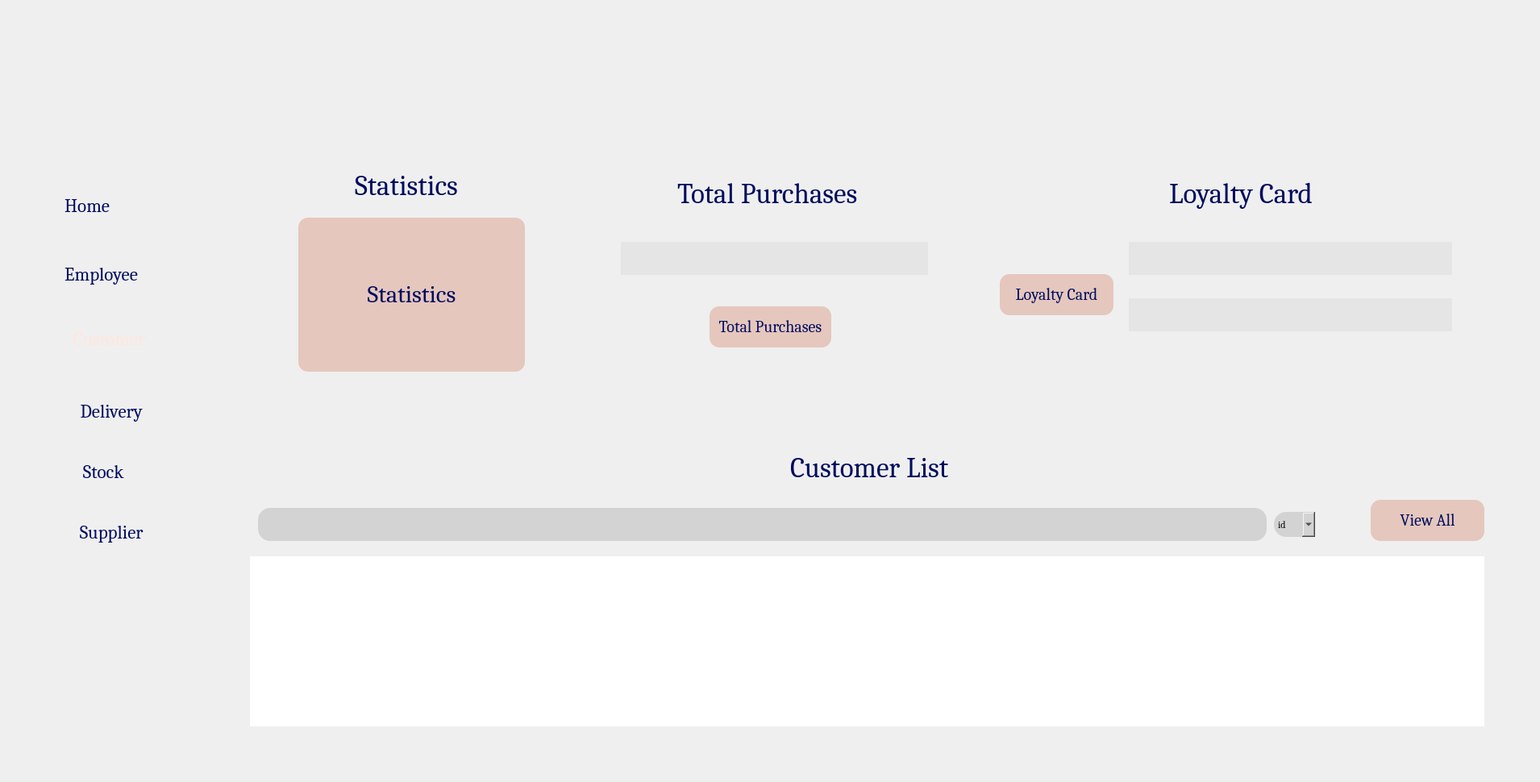
     <widget class="QWidget" name="Client_plus">
      <attribute name="title">
       <string>Client_plus</string>
      </attribute>
      <widget class="QPushButton" name="pushButton_17">
       <property name="geometry">
        <rect>
         <x>300</x>
         <y>50</y>
         <width>71</width>
         <height>51</height>
        </rect>
       </property>
       <property name="text">
        <string/>
       </property>
       <property name="icon">
        <iconset>
         <normaloff>:/img/undo.png</normaloff>:/img/undo.png</iconset>
       </property>
       <property name="iconSize">
        <size>
         <width>35</width>
         <height>35</height>
        </size>
       </property>
       <property name="flat">
        <bool>true</bool>
       </property>
      </widget>
      <widget class="QPushButton" name="log_pushButton_15">
       <property name="geometry">
        <rect>
         <x>30</x>
         <y>870</y>
         <width>91</width>
         <height>61</height>
        </rect>
       </property>
       <property name="font">
        <font>
         <family>Cambria</family>
         <pointsize>-1</pointsize>
        </font>
       </property>
       <property name="mouseTracking">
        <bool>false</bool>
       </property>
       <property name="contextMenuPolicy">
        <enum>Qt::NoContextMenu</enum>
       </property>
       <property name="acceptDrops">
        <bool>false</bool>
       </property>
       <property name="toolTipDuration">
        <number>-1</number>
       </property>
       <property name="layoutDirection">
        <enum>Qt::LeftToRight</enum>
       </property>
       <property name="autoFillBackground">
        <bool>false</bool>
       </property>
       <property name="styleSheet">
        <string notr="true">color:#000c5e;
font-size: 17px;</string>
       </property>
       <property name="text">
        <string/>
       </property>
       <property name="icon">
        <iconset>
         <normaloff>:/img/deconnexion.png</normaloff>:/img/deconnexion.png</iconset>
       </property>
       <property name="iconSize">
        <size>
         <width>55</width>
         <height>100</height>
        </size>
       </property>
       <property name="checkable">
        <bool>false</bool>
       </property>
       <property name="autoRepeat">
        <bool>false</bool>
       </property>
       <property name="autoDefault">
        <bool>false</bool>
       </property>
       <property name="default">
        <bool>false</bool>
       </property>
       <property name="flat">
        <bool>true</bool>
       </property>
      </widget>
      <widget class="QLabel" name="label_47">
       <property name="geometry">
        <rect>
         <x>1620</x>
         <y>40</y>
         <width>61</width>
         <height>61</height>
        </rect>
       </property>
       <property name="text">
        <string/>
       </property>
       <property name="pixmap">
        <pixmap>:/img/picP.png</pixmap>
       </property>
       <property name="scaledContents">
        <bool>true</bool>
       </property>
      </widget>
      <widget class="QPushButton" name="employee_pushButton_8">
       <property name="geometry">
        <rect>
         <x>10</x>
         <y>310</y>
         <width>211</width>
         <height>61</height>
        </rect>
       </property>
       <property name="font">
        <font>
         <family>Cambria</family>
         <pointsize>-1</pointsize>
        </font>
       </property>
       <property name="mouseTracking">
        <bool>false</bool>
       </property>
       <property name="contextMenuPolicy">
        <enum>Qt::NoContextMenu</enum>
       </property>
       <property name="acceptDrops">
        <bool>false</bool>
       </property>
       <property name="toolTipDuration">
        <number>-1</number>
       </property>
       <property name="autoFillBackground">
        <bool>false</bool>
       </property>
       <property name="styleSheet">
        <string notr="true">color:#000c5e;
font-size: 23px;</string>
       </property>
       <property name="text">
        <string>    Employee</string>
       </property>
       <property name="icon">
        <iconset>
         <normaloff>:/img/employes.png</normaloff>:/img/employes.png</iconset>
       </property>
       <property name="iconSize">
        <size>
         <width>65</width>
         <height>100</height>
        </size>
       </property>
       <property name="autoDefault">
        <bool>false</bool>
       </property>
       <property name="default">
        <bool>false</bool>
       </property>
       <property name="flat">
        <bool>true</bool>
       </property>
      </widget>
      <widget class="QLabel" name="welcomeLabel_8">
       <property name="geometry">
        <rect>
         <x>1700</x>
         <y>40</y>
         <width>171</width>
         <height>51</height>
        </rect>
       </property>
       <property name="font">
        <font>
         <family>Cambria</family>
         <pointsize>-1</pointsize>
        </font>
       </property>
       <property name="styleSheet">
        <string notr="true">color:#000c5e;
font-size: 15px;</string>
       </property>
       <property name="text">
        <string/>
       </property>
      </widget>
      <widget class="QPushButton" name="home_pushButton_8">
       <property name="geometry">
        <rect>
         <x>-40</x>
         <y>230</y>
         <width>261</width>
         <height>51</height>
        </rect>
       </property>
       <property name="font">
        <font>
         <family>Cambria</family>
         <pointsize>-1</pointsize>
        </font>
       </property>
       <property name="mouseTracking">
        <bool>false</bool>
       </property>
       <property name="contextMenuPolicy">
        <enum>Qt::NoContextMenu</enum>
       </property>
       <property name="acceptDrops">
        <bool>false</bool>
       </property>
       <property name="toolTipDuration">
        <number>-1</number>
       </property>
       <property name="layoutDirection">
        <enum>Qt::LeftToRight</enum>
       </property>
       <property name="autoFillBackground">
        <bool>false</bool>
       </property>
       <property name="styleSheet">
        <string notr="true">color:#000c5e;
font-size: 23px;</string>
       </property>
       <property name="text">
        <string>       Home</string>
       </property>
       <property name="icon">
        <iconset>
         <normaloff>:/img/abri (1).png</normaloff>:/img/abri (1).png</iconset>
       </property>
       <property name="iconSize">
        <size>
         <width>55</width>
         <height>100</height>
        </size>
       </property>
       <property name="checkable">
        <bool>false</bool>
       </property>
       <property name="autoRepeat">
        <bool>false</bool>
       </property>
       <property name="autoDefault">
        <bool>false</bool>
       </property>
       <property name="default">
        <bool>false</bool>
       </property>
       <property name="flat">
        <bool>true</bool>
       </property>
      </widget>
      <widget class="QPushButton" name="delivery_pushButton_15">
       <property name="geometry">
        <rect>
         <x>-10</x>
         <y>480</y>
         <width>261</width>
         <height>61</height>
        </rect>
       </property>
       <property name="font">
        <font>
         <family>Cambria</family>
         <pointsize>-1</pointsize>
        </font>
       </property>
       <property name="mouseTracking">
        <bool>false</bool>
       </property>
       <property name="contextMenuPolicy">
        <enum>Qt::NoContextMenu</enum>
       </property>
       <property name="acceptDrops">
        <bool>false</bool>
       </property>
       <property name="toolTipDuration">
        <number>-1</number>
       </property>
       <property name="layoutDirection">
        <enum>Qt::LeftToRight</enum>
       </property>
       <property name="autoFillBackground">
        <bool>false</bool>
       </property>
       <property name="styleSheet">
        <string notr="true">color:#000c5e;
font-size: 23px;</string>
       </property>
       <property name="text">
        <string>        Delivery </string>
       </property>
       <property name="icon">
        <iconset>
         <normaloff>:/img/livraison-rapide (1).png</normaloff>:/img/livraison-rapide (1).png</iconset>
       </property>
       <property name="iconSize">
        <size>
         <width>65</width>
         <height>100</height>
        </size>
       </property>
       <property name="checkable">
        <bool>false</bool>
       </property>
       <property name="autoRepeat">
        <bool>false</bool>
       </property>
       <property name="autoDefault">
        <bool>false</bool>
       </property>
       <property name="default">
        <bool>false</bool>
       </property>
       <property name="flat">
        <bool>true</bool>
       </property>
      </widget>
      <widget class="QLabel" name="label_58">
       <property name="geometry">
        <rect>
         <x>280</x>
         <y>10</y>
         <width>1611</width>
         <height>941</height>
        </rect>
       </property>
       <property name="font">
        <font>
         <family>Cambria</family>
        </font>
       </property>
       <property name="text">
        <string/>
       </property>
       <property name="pixmap">
        <pixmap>:/img/bgW.png</pixmap>
       </property>
       <property name="scaledContents">
        <bool>true</bool>
       </property>
      </widget>
      <widget class="QPushButton" name="customer_pushButton_15">
       <property name="geometry">
        <rect>
         <x>-10</x>
         <y>390</y>
         <width>261</width>
         <height>61</height>
        </rect>
       </property>
       <property name="font">
        <font>
         <family>Cambria</family>
         <pointsize>-1</pointsize>
        </font>
       </property>
       <property name="mouseTracking">
        <bool>false</bool>
       </property>
       <property name="contextMenuPolicy">
        <enum>Qt::NoContextMenu</enum>
       </property>
       <property name="acceptDrops">
        <bool>false</bool>
       </property>
       <property name="toolTipDuration">
        <number>-1</number>
       </property>
       <property name="layoutDirection">
        <enum>Qt::LeftToRight</enum>
       </property>
       <property name="autoFillBackground">
        <bool>false</bool>
       </property>
       <property name="styleSheet">
        <string notr="true">color:#ffe6dc;
font-size: 23px;</string>
       </property>
       <property name="text">
        <string>       Customer </string>
       </property>
       <property name="icon">
        <iconset>
         <normaloff>img/contact (1).png</normaloff>img/contact (1).png</iconset>
       </property>
       <property name="iconSize">
        <size>
         <width>60</width>
         <height>100</height>
        </size>
       </property>
       <property name="checkable">
        <bool>false</bool>
       </property>
       <property name="autoRepeat">
        <bool>false</bool>
       </property>
       <property name="autoDefault">
        <bool>false</bool>
       </property>
       <property name="default">
        <bool>false</bool>
       </property>
       <property name="flat">
        <bool>true</bool>
       </property>
      </widget>
      <widget class="QLabel" name="label_59">
       <property name="geometry">
        <rect>
         <x>0</x>
         <y>0</y>
         <width>1901</width>
         <height>961</height>
        </rect>
       </property>
       <property name="mouseTracking">
        <bool>false</bool>
       </property>
       <property name="acceptDrops">
        <bool>true</bool>
       </property>
       <property name="text">
        <string/>
       </property>
       <property name="pixmap">
        <pixmap>:/img/bg.png</pixmap>
       </property>
       <property name="scaledContents">
        <bool>true</bool>
       </property>
      </widget>
      <widget class="QPushButton" name="supplier_pushButton_15">
       <property name="geometry">
        <rect>
         <x>-10</x>
         <y>630</y>
         <width>261</width>
         <height>61</height>
        </rect>
       </property>
       <property name="font">
        <font>
         <family>Cambria</family>
         <pointsize>-1</pointsize>
        </font>
       </property>
       <property name="mouseTracking">
        <bool>false</bool>
       </property>
       <property name="contextMenuPolicy">
        <enum>Qt::NoContextMenu</enum>
       </property>
       <property name="acceptDrops">
        <bool>false</bool>
       </property>
       <property name="toolTipDuration">
        <number>-1</number>
       </property>
       <property name="layoutDirection">
        <enum>Qt::LeftToRight</enum>
       </property>
       <property name="autoFillBackground">
        <bool>false</bool>
       </property>
       <property name="styleSheet">
        <string notr="true">color:#000c5e;
font-size: 23px;</string>
       </property>
       <property name="text">
        <string>       Supplier</string>
       </property>
       <property name="icon">
        <iconset>
         <normaloff>:/img/courrier.png</normaloff>:/img/courrier.png</iconset>
       </property>
       <property name="iconSize">
        <size>
         <width>65</width>
         <height>100</height>
        </size>
       </property>
       <property name="checkable">
        <bool>false</bool>
       </property>
       <property name="autoRepeat">
        <bool>false</bool>
       </property>
       <property name="autoDefault">
        <bool>false</bool>
       </property>
       <property name="default">
        <bool>false</bool>
       </property>
       <property name="flat">
        <bool>true</bool>
       </property>
      </widget>
      <widget class="QLabel" name="label_60">
       <property name="geometry">
        <rect>
         <x>290</x>
         <y>170</y>
         <width>461</width>
         <height>381</height>
        </rect>
       </property>
       <property name="text">
        <string/>
       </property>
       <property name="pixmap">
        <pixmap>:/img/stat.png</pixmap>
       </property>
       <property name="scaledContents">
        <bool>true</bool>
       </property>
      </widget>
      <widget class="QLabel" name="label_61">
       <property name="geometry">
        <rect>
         <x>40</x>
         <y>10</y>
         <width>161</width>
         <height>151</height>
        </rect>
       </property>
       <property name="text">
        <string/>
       </property>
       <property name="pixmap">
        <pixmap>:/img/logoG.png</pixmap>
       </property>
       <property name="scaledContents">
        <bool>true</bool>
       </property>
      </widget>
      <widget class="QPushButton" name="statistique_2">
       <property name="geometry">
        <rect>
         <x>370</x>
         <y>270</y>
         <width>281</width>
         <height>191</height>
        </rect>
       </property>
       <property name="font">
        <font>
         <family>Cambria</family>
         <pointsize>-1</pointsize>
        </font>
       </property>
       <property name="styleSheet">
        <string notr="true">#statistique_2 {
    color: #000c5e; /* Default text color */
    font-size: 30px;
    background-color: #e5c7bd; /* Default background color */
    border: 0px solid;
    border-radius: 12px;
    box-sizing: border-box;
    transition: background-color 0.3s, transform 0.1s ease; /* Smooth animation for hover and press effects */
}

#statistique_2:hover {
    background-color: #d4b3a7; /* Slightly darker shade for hover effect */
    color: #000944; /* Slightly darker text color for hover */
    cursor: pointer; /* Changes cursor to pointer */
}

#statistique_2:pressed {
    background-color: #c49f94; /* Even darker shade for pressed effect */
    color: #000722; /* Darker text color for pressed */
    transform: scale(0.95); /* Makes the button slightly smaller on press */
}
</string>
       </property>
       <property name="text">
        <string>Statistics</string>
       </property>
       <property name="icon">
        <iconset>
         <normaloff>:/img/diagramme-circulaire.png</normaloff>:/img/diagramme-circulaire.png</iconset>
       </property>
       <property name="iconSize">
        <size>
         <width>85</width>
         <height>85</height>
        </size>
       </property>
       <property name="autoRepeat">
        <bool>false</bool>
       </property>
       <property name="flat">
        <bool>true</bool>
       </property>
      </widget>
      <widget class="QLabel" name="create_employee_9">
       <property name="geometry">
        <rect>
         <x>440</x>
         <y>210</y>
         <width>141</width>
         <height>41</height>
        </rect>
       </property>
       <property name="font">
        <font>
         <family>Cambria</family>
         <pointsize>-1</pointsize>
        </font>
       </property>
       <property name="styleSheet">
        <string notr="true">color:#000c5e;
font-size: 35px;</string>
       </property>
       <property name="text">
        <string>Statistics</string>
       </property>
      </widget>
      <widget class="QLabel" name="label_62">
       <property name="geometry">
        <rect>
         <x>0</x>
         <y>390</y>
         <width>281</width>
         <height>71</height>
        </rect>
       </property>
       <property name="text">
        <string/>
       </property>
       <property name="pixmap">
        <pixmap>:/img/blue.png</pixmap>
       </property>
       <property name="scaledContents">
        <bool>true</bool>
       </property>
      </widget>
      <widget class="QPushButton" name="stock_pushButton_15">
       <property name="geometry">
        <rect>
         <x>-20</x>
         <y>560</y>
         <width>261</width>
         <height>51</height>
        </rect>
       </property>
       <property name="font">
        <font>
         <family>Cambria</family>
         <pointsize>-1</pointsize>
        </font>
       </property>
       <property name="mouseTracking">
        <bool>false</bool>
       </property>
       <property name="contextMenuPolicy">
        <enum>Qt::NoContextMenu</enum>
       </property>
       <property name="acceptDrops">
        <bool>false</bool>
       </property>
       <property name="toolTipDuration">
        <number>-1</number>
       </property>
       <property name="layoutDirection">
        <enum>Qt::LeftToRight</enum>
       </property>
       <property name="autoFillBackground">
        <bool>false</bool>
       </property>
       <property name="styleSheet">
        <string notr="true">color:#000c5e;
font-size: 23px;</string>
       </property>
       <property name="text">
        <string>       Stock</string>
       </property>
       <property name="icon">
        <iconset>
         <normaloff>:/img/logistics-delivery.png</normaloff>:/img/logistics-delivery.png</iconset>
       </property>
       <property name="iconSize">
        <size>
         <width>70</width>
         <height>100</height>
        </size>
       </property>
       <property name="checkable">
        <bool>false</bool>
       </property>
       <property name="autoRepeat">
        <bool>false</bool>
       </property>
       <property name="autoDefault">
        <bool>false</bool>
       </property>
       <property name="default">
        <bool>false</bool>
       </property>
       <property name="flat">
        <bool>true</bool>
       </property>
      </widget>
      <widget class="QLabel" name="label_10">
       <property name="geometry">
        <rect>
         <x>290</x>
         <y>530</y>
         <width>1611</width>
         <height>411</height>
        </rect>
       </property>
       <property name="text">
        <string/>
       </property>
       <property name="pixmap">
        <pixmap>:/img/crudbg.png</pixmap>
       </property>
       <property name="scaledContents">
        <bool>true</bool>
       </property>
      </widget>
      <widget class="QTableView" name="affichage_3">
       <property name="geometry">
        <rect>
         <x>310</x>
         <y>690</y>
         <width>1531</width>
         <height>211</height>
        </rect>
       </property>
       <property name="font">
        <font>
         <family>Cambria</family>
        </font>
       </property>
       <property name="styleSheet">
        <string notr="true">QTableView {
    background-color: white;
    color: #333333;
    border: none;
    selection-background-color: #c0e4f7;
}

QTableView::item {
    padding: 8px;
}

QTableView::item:selected {
    background-color: #eeeeee;
    color: black;
    font-family: Arial;
}

QHeaderView::section {
    background-color: #000c5e  ; /* Changed to the new color */
    color: #e5c7bd; /* Changed font color */
    font-family: Arial;
    font-weight: bold;
    font-size: 13px;
    padding: 8px;
    border: none;
}

QTableView::horizontalHeader {
    background-color: #000c5e  ; /* Changed to the new color */
    color: #e5c7bd; /* Changed font color */
    padding: 8px; /* Ensures padding is consistent */
}

QTableView::verticalHeader {
    background-color: #000c5e  ; /* Changed to the new color */
    color: #e5c7bd; /* Changed font color */
    border: none;
    padding: 8px; /* Ensures padding is consistent */
}

QTableView QScrollBar:vertical {
    background-color: #ffffff;
    width: 10px;
}

QTableView QScrollBar::handle:vertical {
    background-color: #eeeeee;
    border-radius: 5px;
}

QTableView QScrollBar::add-line:vertical, QTableView QScrollBar::sub-line:vertical {
    background-color: #ffffff;
    height: 10px;
}

QTableView QScrollBar::add-page:vertical, QTableView QScrollBar::sub-page:vertical {
    background-color: #ffffff;
}

QTableView::verticalHeader::section {
    border-right: none;
}

/* Adjust the row height and column width for wider lines */
QTableView::item {
    min-height: 40px; /* Adjust this value as needed */
}

QTableView::column {
    width: 100%; /* Make columns take full width */
}</string>
       </property>
      </widget>
      <widget class="QLineEdit" name="seach_cong2_3">
       <property name="geometry">
        <rect>
         <x>320</x>
         <y>630</y>
         <width>1251</width>
         <height>41</height>
        </rect>
       </property>
       <property name="styleSheet">
        <string notr="true">
border: 0px solid ; /* Light gray border */
 border-radius: 15px;
  box-sizing: border-box;
  background-color:#D3D3D3; /* Light gray background */

</string>
       </property>
      </widget>
      <widget class="QPushButton" name="view_2">
       <property name="geometry">
        <rect>
         <x>1700</x>
         <y>620</y>
         <width>141</width>
         <height>51</height>
        </rect>
       </property>
       <property name="font">
        <font>
         <family>Cambria</family>
         <pointsize>-1</pointsize>
        </font>
       </property>
       <property name="styleSheet">
        <string notr="true">#view_2{
    color: #000c5e; /* Default text color */
    font-size: 20px;
    background-color: #e5c7bd; /* Default background color */
    border: 0px solid;
    border-radius: 12px;
    box-sizing: border-box;
    transition: background-color 0.3s, transform 0.1s ease; /* Smooth animation for hover and press effects */
}

#view_2:hover {
    background-color: #d4b3a7; /* Slightly darker shade for hover effect */
    color: #000944; /* Slightly darker text color for hover */
    cursor: pointer; /* Changes cursor to pointer */
}

#view_2:pressed {
    background-color: #c49f94; /* Even darker shade for pressed effect */
    color: #000722; /* Darker text color for pressed */
    transform: scale(0.95); /* Makes the button slightly smaller on press */
}
</string>
       </property>
       <property name="text">
        <string>View All</string>
       </property>
       <property name="autoRepeat">
        <bool>false</bool>
       </property>
       <property name="flat">
        <bool>true</bool>
       </property>
      </widget>
      <widget class="QPushButton" name="refrech_conggg_3">
       <property name="geometry">
        <rect>
         <x>1640</x>
         <y>620</y>
         <width>51</width>
         <height>51</height>
        </rect>
       </property>
       <property name="styleSheet">
        <string notr="true"/>
       </property>
       <property name="text">
        <string/>
       </property>
       <property name="icon">
        <iconset>
         <normaloff>:/img/mettre-a-jour-les-fleches.png</normaloff>:/img/mettre-a-jour-les-fleches.png</iconset>
       </property>
       <property name="iconSize">
        <size>
         <width>36</width>
         <height>36</height>
        </size>
       </property>
       <property name="flat">
        <bool>true</bool>
       </property>
      </widget>
      <widget class="QPushButton" name="rechercher_2">
       <property name="geometry">
        <rect>
         <x>1520</x>
         <y>630</y>
         <width>41</width>
         <height>41</height>
        </rect>
       </property>
       <property name="text">
        <string/>
       </property>
       <property name="icon">
        <iconset>
         <normaloff>:/img/chercher.png</normaloff>:/img/chercher.png</iconset>
       </property>
       <property name="iconSize">
        <size>
         <width>40</width>
         <height>40</height>
        </size>
       </property>
       <property name="flat">
        <bool>true</bool>
       </property>
      </widget>
      <widget class="QComboBox" name="comboBox_rech_3">
       <property name="geometry">
        <rect>
         <x>1580</x>
         <y>635</y>
         <width>51</width>
         <height>31</height>
        </rect>
       </property>
       <property name="font">
        <font>
         <family>Cambria</family>
        </font>
       </property>
       <property name="styleSheet">
        <string notr="true">
border: 0px solid ; /* Light gray border */
 border-radius: 15px;
  box-sizing: border-box;
  background-color:#D3D3D3; /* Light gray background */

</string>
       </property>
       <item>
        <property name="text">
         <string>id</string>
        </property>
       </item>
       <item>
        <property name="text">
         <string>nom</string>
        </property>
       </item>
       <item>
        <property name="text">
         <string>telephone</string>
        </property>
       </item>
      </widget>
      <widget class="QLabel" name="create_employee_10">
       <property name="geometry">
        <rect>
         <x>980</x>
         <y>560</y>
         <width>221</width>
         <height>41</height>
        </rect>
       </property>
       <property name="font">
        <font>
         <family>Cambria</family>
         <pointsize>-1</pointsize>
        </font>
       </property>
       <property name="styleSheet">
        <string notr="true">color:#000c5e;
font-size: 35px;</string>
       </property>
       <property name="text">
        <string>Customer List</string>
       </property>
      </widget>
      <widget class="QLabel" name="label_63">
       <property name="geometry">
        <rect>
         <x>740</x>
         <y>170</y>
         <width>461</width>
         <height>381</height>
        </rect>
       </property>
       <property name="text">
        <string/>
       </property>
       <property name="pixmap">
        <pixmap>:/img/stat.png</pixmap>
       </property>
       <property name="scaledContents">
        <bool>true</bool>
       </property>
      </widget>
      <widget class="QLineEdit" name="clientNameLineEdit_2">
       <property name="geometry">
        <rect>
         <x>770</x>
         <y>300</y>
         <width>381</width>
         <height>41</height>
        </rect>
       </property>
       <property name="styleSheet">
        <string notr="true">background-color:#e5e5e5;
border: 0px solid ;
  border-radius: 1px;</string>
       </property>
      </widget>
      <widget class="QPushButton" name="total_Achats_2">
       <property name="geometry">
        <rect>
         <x>880</x>
         <y>380</y>
         <width>151</width>
         <height>51</height>
        </rect>
       </property>
       <property name="font">
        <font>
         <family>Cambria</family>
         <pointsize>-1</pointsize>
        </font>
       </property>
       <property name="styleSheet">
        <string notr="true">#total_Achats_2{
    color: #000c5e; /* Default text color */
    font-size: 20px;
    background-color: #e5c7bd; /* Default background color */
    border: 0px solid;
    border-radius: 12px;
    box-sizing: border-box;
    transition: background-color 0.3s, transform 0.1s ease; /* Smooth animation for hover and press effects */
}

#total_Achats_2:hover {
    background-color: #d4b3a7; /* Slightly darker shade for hover effect */
    color: #000944; /* Slightly darker text color for hover */
    cursor: pointer; /* Changes cursor to pointer */
}

#total_Achats_2:pressed {
    background-color: #c49f94; /* Even darker shade for pressed effect */
    color: #000722; /* Darker text color for pressed */
    transform: scale(0.95); /* Makes the button slightly smaller on press */
}
</string>
       </property>
       <property name="text">
        <string>Total Purchases</string>
       </property>
       <property name="autoRepeat">
        <bool>false</bool>
       </property>
       <property name="flat">
        <bool>true</bool>
       </property>
      </widget>
      <widget class="QLabel" name="label_64">
       <property name="geometry">
        <rect>
         <x>1190</x>
         <y>170</y>
         <width>711</width>
         <height>381</height>
        </rect>
       </property>
       <property name="text">
        <string/>
       </property>
       <property name="pixmap">
        <pixmap>:/img/stat.png</pixmap>
       </property>
       <property name="scaledContents">
        <bool>true</bool>
       </property>
      </widget>
      <widget class="QLineEdit" name="nomClient_2">
       <property name="geometry">
        <rect>
         <x>1400</x>
         <y>300</y>
         <width>401</width>
         <height>41</height>
        </rect>
       </property>
       <property name="styleSheet">
        <string notr="true">background-color:#e5e5e5;
border: 0px solid ;
  border-radius: 1px;</string>
       </property>
      </widget>
      <widget class="QLineEdit" name="prix_2">
       <property name="geometry">
        <rect>
         <x>1400</x>
         <y>370</y>
         <width>401</width>
         <height>41</height>
        </rect>
       </property>
       <property name="styleSheet">
        <string notr="true">background-color:#e5e5e5;
border: 0px solid ;
  border-radius: 1px;</string>
       </property>
      </widget>
      <widget class="QPushButton" name="cardfidelite_2">
       <property name="geometry">
        <rect>
         <x>1240</x>
         <y>340</y>
         <width>141</width>
         <height>51</height>
        </rect>
       </property>
       <property name="font">
        <font>
         <family>Cambria</family>
         <pointsize>-1</pointsize>
        </font>
       </property>
       <property name="styleSheet">
        <string notr="true">#cardfidelite_2{
    color: #000c5e; /* Default text color */
    font-size: 20px;
    background-color: #e5c7bd; /* Default background color */
    border: 0px solid;
    border-radius: 12px;
    box-sizing: border-box;
    transition: background-color 0.3s, transform 0.1s ease; /* Smooth animation for hover and press effects */
}

#cardfidelite_2:hover {
    background-color: #d4b3a7; /* Slightly darker shade for hover effect */
    color: #000944; /* Slightly darker text color for hover */
    cursor: pointer; /* Changes cursor to pointer */
}

#cardfidelite_2:pressed {
    background-color: #c49f94; /* Even darker shade for pressed effect */
    color: #000722; /* Darker text color for pressed */
    transform: scale(0.95); /* Makes the button slightly smaller on press */
}
</string>
       </property>
       <property name="text">
        <string>Loyalty Card</string>
       </property>
       <property name="autoRepeat">
        <bool>false</bool>
       </property>
       <property name="flat">
        <bool>true</bool>
       </property>
      </widget>
      <widget class="QLabel" name="create_employee_11">
       <property name="geometry">
        <rect>
         <x>840</x>
         <y>220</y>
         <width>241</width>
         <height>41</height>
        </rect>
       </property>
       <property name="font">
        <font>
         <family>Cambria</family>
         <pointsize>-1</pointsize>
        </font>
       </property>
       <property name="styleSheet">
        <string notr="true">color:#000c5e;
font-size: 35px;</string>
       </property>
       <property name="text">
        <string>Total Purchases</string>
       </property>
      </widget>
      <widget class="QLabel" name="create_employee_12">
       <property name="geometry">
        <rect>
         <x>1450</x>
         <y>220</y>
         <width>191</width>
         <height>41</height>
        </rect>
       </property>
       <property name="font">
        <font>
         <family>Cambria</family>
         <pointsize>-1</pointsize>
        </font>
       </property>
       <property name="styleSheet">
        <string notr="true">color:#000c5e;
font-size: 35px;</string>
       </property>
       <property name="text">
        <string>Loyalty Card</string>
       </property>
      </widget>
      <zorder>label_59</zorder>
      <zorder>label_58</zorder>
      <zorder>pushButton_17</zorder>
      <zorder>log_pushButton_15</zorder>
      <zorder>employee_pushButton_8</zorder>
      <zorder>home_pushButton_8</zorder>
      <zorder>delivery_pushButton_15</zorder>
      <zorder>supplier_pushButton_15</zorder>
      <zorder>label_60</zorder>
      <zorder>label_61</zorder>
      <zorder>statistique_2</zorder>
      <zorder>label_62</zorder>
      <zorder>stock_pushButton_15</zorder>
      <zorder>label_47</zorder>
      <zorder>create_employee_9</zorder>
      <zorder>customer_pushButton_15</zorder>
      <zorder>welcomeLabel_8</zorder>
      <zorder>label_10</zorder>
      <zorder>affichage_3</zorder>
      <zorder>seach_cong2_3</zorder>
      <zorder>view_2</zorder>
      <zorder>refrech_conggg_3</zorder>
      <zorder>rechercher_2</zorder>
      <zorder>comboBox_rech_3</zorder>
      <zorder>create_employee_10</zorder>
      <zorder>label_63</zorder>
      <zorder>clientNameLineEdit_2</zorder>
      <zorder>total_Achats_2</zorder>
      <zorder>label_64</zorder>
      <zorder>nomClient_2</zorder>
      <zorder>prix_2</zorder>
      <zorder>cardfidelite_2</zorder>
      <zorder>create_employee_11</zorder>
      <zorder>create_employee_12</zorder>
     </widget>
